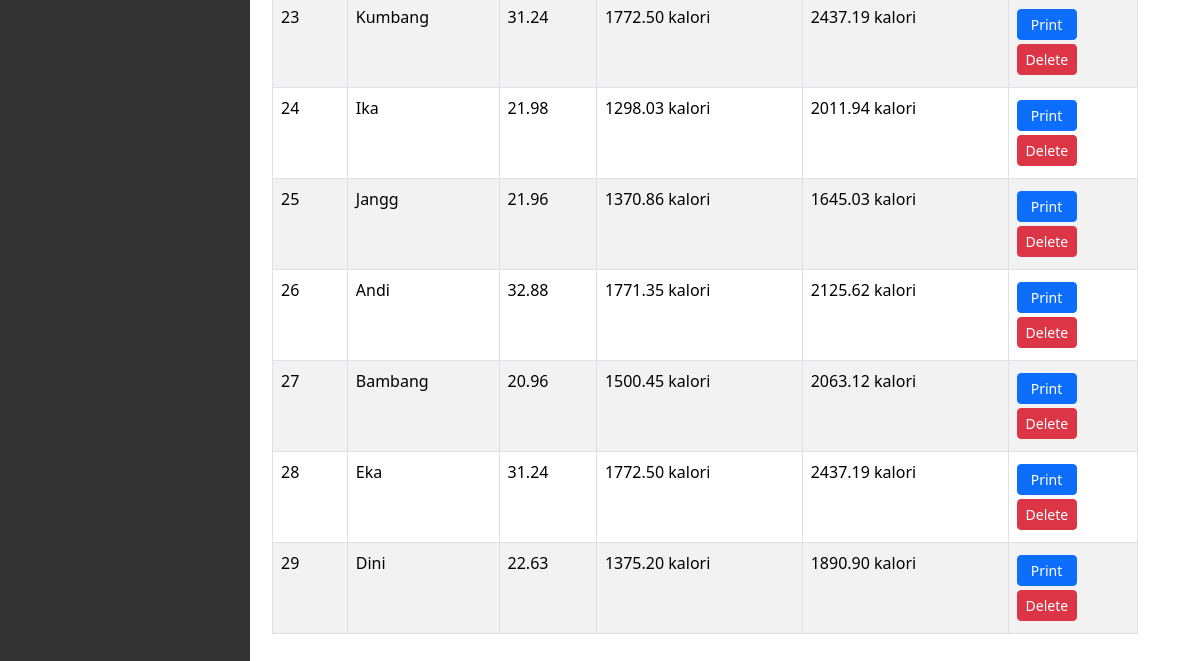
The page /manage_calc (signed in, lower part) on the database as committed earlier.
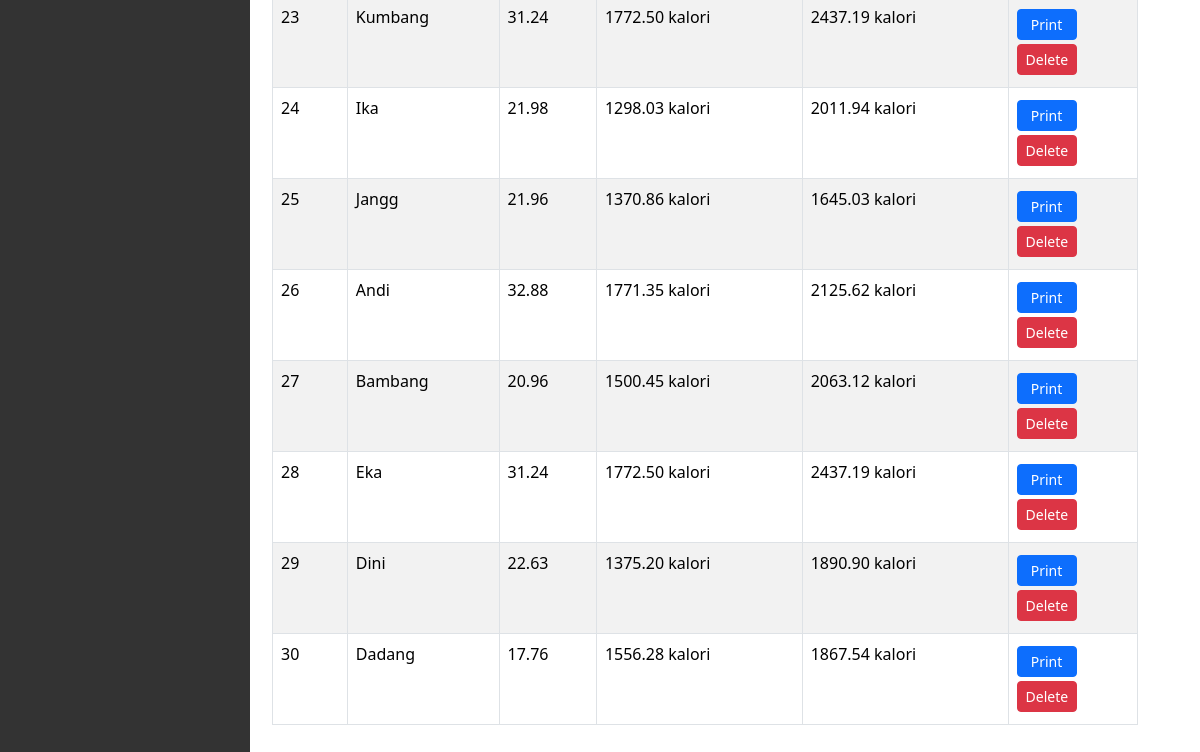
The same page on the database as committed later.
### tables this page shows
CREATE TABLE "bio" (
    id INTEGER PRIMARY KEY AUTOINCREMENT,
    user_id INTEGER,
	name TEXT, 
    imt NUMERIC NOT NULL,
    bmr NUMERIC NOT NULL,
    tdee NUMERIC NOT NULL,
    timestamp TIMESTAMP DEFAULT CURRENT_TIMESTAMP,
    FOREIGN KEY (user_id) REFERENCES users(id)
);

### app.py (the view)
@app.route('/manage_calc', methods=["GET", "POST"])
@login_admin_required
def manage_calc():
    bios = db.execute("SELECT * FROM bio")
    return render_template("manage-kalk.html", bios=bios)

### app.py (called while the page is built)
@app.after_request
def after_request(response):
    response.headers["Cache-Control"] = "no-cache, no-store, must-revalidate"
    response.headers["Expires"] = 0
    response.headers["Pragma"] = "no-cache"
    return response

### helpers.py (called while the page is built)
def login_admin_required(f):
    @wraps(f)
    def decorated_function(*args, **kwargs):
        if session.get("role") != 'admin':
            return redirect("/login")
        return f(*args, **kwargs)
    return decorated_function

def format_decimal(value):
    if value is None:
        return ""
    try:
        formatted_value = "{:.2f}".format(value)
        return formatted_value
    except (ValueError, TypeError):
        return ""

### templates/manage-kalk.html (shortened to what this page needs)
{% extends "dashboard.html" %}
{% block content %}
<div class="section">
    <div action="/manage_user" method="post"></form>
    <table class="table table-striped">
        <tbody>
            {% for bio in bios %}
            <tr>
                <td class="table-cell">{{ loop.index }}</td>
                <td class="table-cell">{{ bio.name }}</td>
                <td class="table-cell">{{ format_decimal(bio.imt) }}</td>
                <td class="table-cell">{{ format_decimal(bio.bmr) }} kalori</td>
                <td class="table-cell">{{ format_decimal(bio.tdee) }} kalori</td>
                <td class="table-cell">
                    <div class="d-block my-1"><a href="/print/kalkulasi/{{ bio.id }}" class="btn btn-primary btn-sm" style="width: 60px"> Print </a></div>
                    <div class="d-block my-1">
                        <form action="/delete/kalkulasi/{{ bio.id }}" method="post" onsubmit="return confirm('Apakah Anda yakin ingin menghapus data ini?');">
                            <button type="submit" class="btn btn-danger btn-sm" style="width: 60px">Delete</button>
                        </form>
                    </div>
                </td>
            </tr>
            {% endfor %}
        </tbody>
    </table>
</div>
{% endblock %}

Rows that differ between the two databases and show on the page:
added bio: name "Dadang", imt "17.76", bmr "1556.28", tdee "1867.54"
